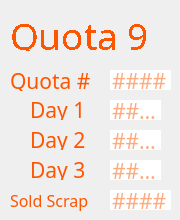
     <widget class="QWidget" name="page_9">
      <widget class="QLabel" name="label_55">
       <property name="geometry">
        <rect>
         <x>30</x>
         <y>100</y>
         <width>61</width>
         <height>20</height>
        </rect>
       </property>
       <property name="font">
        <font>
         <family>IBM 3270</family>
         <pointsize>16</pointsize>
        </font>
       </property>
       <property name="styleSheet">
        <string notr="true">color: rgb(253, 85, 0);
                                    border: none;</string>
       </property>
       <property name="text">
        <string>Day 1</string>
       </property>
      </widget>
      <widget class="QLabel" name="label_56">
       <property name="geometry">
        <rect>
         <x>30</x>
         <y>130</y>
         <width>61</width>
         <height>20</height>
        </rect>
       </property>
       <property name="font">
        <font>
         <family>IBM 3270</family>
         <pointsize>16</pointsize>
        </font>
       </property>
       <property name="styleSheet">
        <string notr="true">color: rgb(253, 85, 0);
                                    border: none;</string>
       </property>
       <property name="text">
        <string>Day 2</string>
       </property>
      </widget>
      <widget class="QLabel" name="label_57">
       <property name="geometry">
        <rect>
         <x>30</x>
         <y>160</y>
         <width>61</width>
         <height>20</height>
        </rect>
       </property>
       <property name="font">
        <font>
         <family>IBM 3270</family>
         <pointsize>16</pointsize>
        </font>
       </property>
       <property name="styleSheet">
        <string notr="true">color: rgb(253, 85, 0);
                                    border: none;</string>
       </property>
       <property name="text">
        <string>Day 3</string>
       </property>
      </widget>
      <widget class="QLineEdit" name="q9d2">
       <property name="geometry">
        <rect>
         <x>110</x>
         <y>130</y>
         <width>51</width>
         <height>20</height>
        </rect>
       </property>
       <property name="font">
        <font>
         <family>IBM 3270</family>
         <pointsize>16</pointsize>
        </font>
       </property>
       <property name="styleSheet">
        <string notr="true">color: rgb(253, 85, 0);
                                    border: none;</string>
       </property>
       <property name="maxLength">
        <number>4</number>
       </property>
       <property name="placeholderText">
        <string>####</string>
       </property>
      </widget>
      <widget class="QLineEdit" name="q9d3">
       <property name="geometry">
        <rect>
         <x>110</x>
         <y>160</y>
         <width>51</width>
         <height>20</height>
        </rect>
       </property>
       <property name="font">
        <font>
         <family>IBM 3270</family>
         <pointsize>16</pointsize>
        </font>
       </property>
       <property name="styleSheet">
        <string notr="true">color: rgb(253, 85, 0);
                                    border: none;</string>
       </property>
       <property name="maxLength">
        <number>4</number>
       </property>
       <property name="placeholderText">
        <string>####</string>
       </property>
      </widget>
      <widget class="QLineEdit" name="q9d1">
       <property name="geometry">
        <rect>
         <x>110</x>
         <y>100</y>
         <width>51</width>
         <height>20</height>
        </rect>
       </property>
       <property name="font">
        <font>
         <family>IBM 3270</family>
         <pointsize>16</pointsize>
         <weight>50</weight>
         <bold>false</bold>
        </font>
       </property>
       <property name="styleSheet">
        <string notr="true">color: rgb(253, 85, 0);
                                    border: none;</string>
       </property>
       <property name="inputMethodHints">
        <set>Qt::ImhNone</set>
       </property>
       <property name="text">
        <string/>
       </property>
       <property name="maxLength">
        <number>4</number>
       </property>
       <property name="readOnly">
        <bool>false</bool>
       </property>
       <property name="placeholderText">
        <string>####</string>
       </property>
      </widget>
      <widget class="QLabel" name="label_58">
       <property name="geometry">
        <rect>
         <x>10</x>
         <y>70</y>
         <width>81</width>
         <height>21</height>
        </rect>
       </property>
       <property name="font">
        <font>
         <family>IBM 3270</family>
         <pointsize>16</pointsize>
        </font>
       </property>
       <property name="styleSheet">
        <string notr="true">color: rgb(253, 85, 0);</string>
       </property>
       <property name="text">
        <string>Quota #</string>
       </property>
      </widget>
      <widget class="QLabel" name="label_59">
       <property name="geometry">
        <rect>
         <x>10</x>
         <y>10</y>
         <width>151</width>
         <height>41</height>
        </rect>
       </property>
       <property name="sizePolicy">
        <sizepolicy hsizetype="Fixed" vsizetype="Fixed">
         <horstretch>0</horstretch>
         <verstretch>0</verstretch>
        </sizepolicy>
       </property>
       <property name="font">
        <font>
         <family>IBM 3270</family>
         <pointsize>24</pointsize>
         <weight>50</weight>
         <italic>false</italic>
         <bold>false</bold>
         <stylestrategy>NoAntialias</stylestrategy>
        </font>
       </property>
       <property name="styleSheet">
        <string notr="true">font: 24pt &quot;IBM 3270&quot;;
                                    color: rgb(253, 85, 0);</string>
       </property>
       <property name="text">
        <string>&lt;html&gt;&lt;head/&gt;&lt;body&gt;&lt;p&gt;&lt;span
                                    style=&quot; font-size:28pt;&quot;&gt;Quota
                                    9&lt;/span&gt;&lt;/p&gt;&lt;/body&gt;&lt;/html&gt;</string>
       </property>
      </widget>
      <widget class="QLineEdit" name="q9">
       <property name="geometry">
        <rect>
         <x>110</x>
         <y>70</y>
         <width>61</width>
         <height>20</height>
        </rect>
       </property>
       <property name="font">
        <font>
         <family>IBM 3270</family>
         <pointsize>16</pointsize>
        </font>
       </property>
       <property name="styleSheet">
        <string notr="true">color: rgb(253, 85, 0);
                                    border: none;</string>
       </property>
       <property name="text">
        <string/>
       </property>
       <property name="maxLength">
        <number>5</number>
       </property>
       <property name="readOnly">
        <bool>false</bool>
       </property>
       <property name="placeholderText">
        <string>####</string>
       </property>
      </widget>
      <widget class="QLabel" name="label_60">
       <property name="geometry">
        <rect>
         <x>10</x>
         <y>190</y>
         <width>91</width>
         <height>21</height>
        </rect>
       </property>
       <property name="font">
        <font>
         <family>IBM 3270</family>
         <pointsize>12</pointsize>
        </font>
       </property>
       <property name="styleSheet">
        <string notr="true">color: rgb(253, 85, 0);
                                    border: none;</string>
       </property>
       <property name="text">
        <string>Sold Scrap</string>
       </property>
      </widget>
      <widget class="QLineEdit" name="q9sold">
       <property name="geometry">
        <rect>
         <x>110</x>
         <y>190</y>
         <width>61</width>
         <height>20</height>
        </rect>
       </property>
       <property name="font">
        <font>
         <family>IBM 3270</family>
         <pointsize>16</pointsize>
        </font>
       </property>
       <property name="styleSheet">
        <string notr="true">color: rgb(253, 85, 0);
                                    border: none;</string>
       </property>
       <property name="maxLength">
        <number>5</number>
       </property>
       <property name="placeholderText">
        <string>####</string>
       </property>
      </widget>
     </widget>
